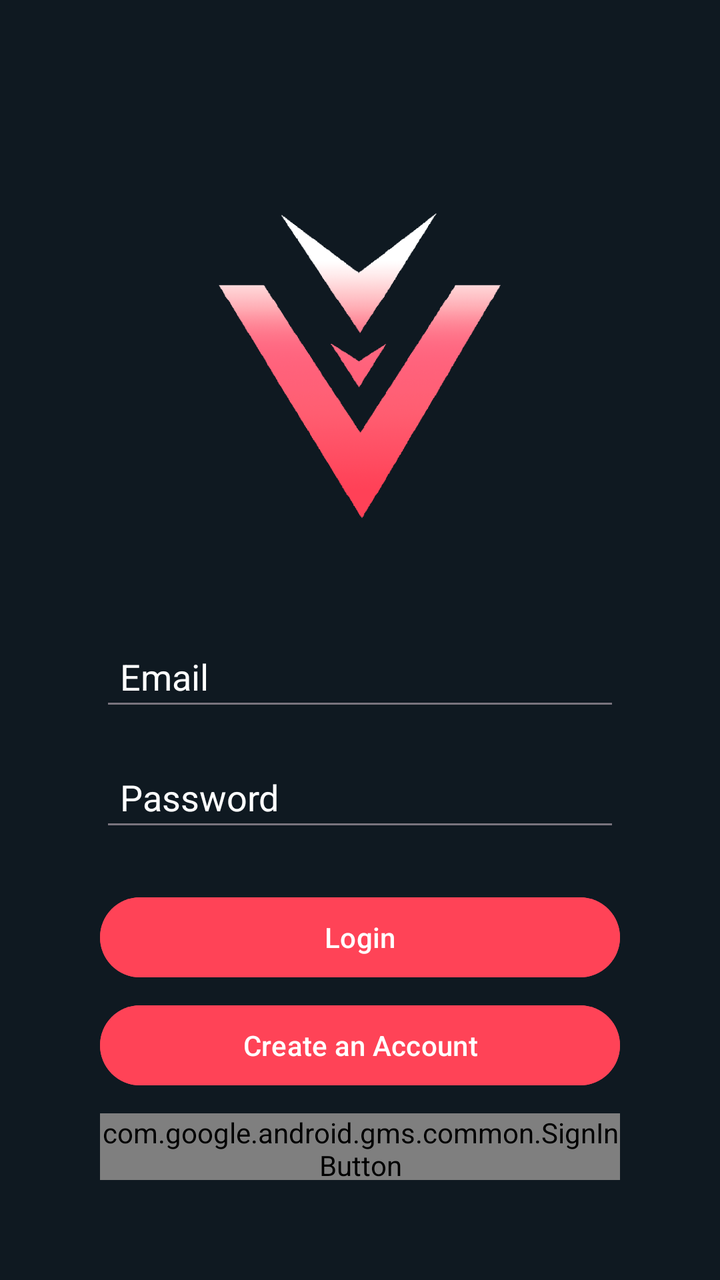
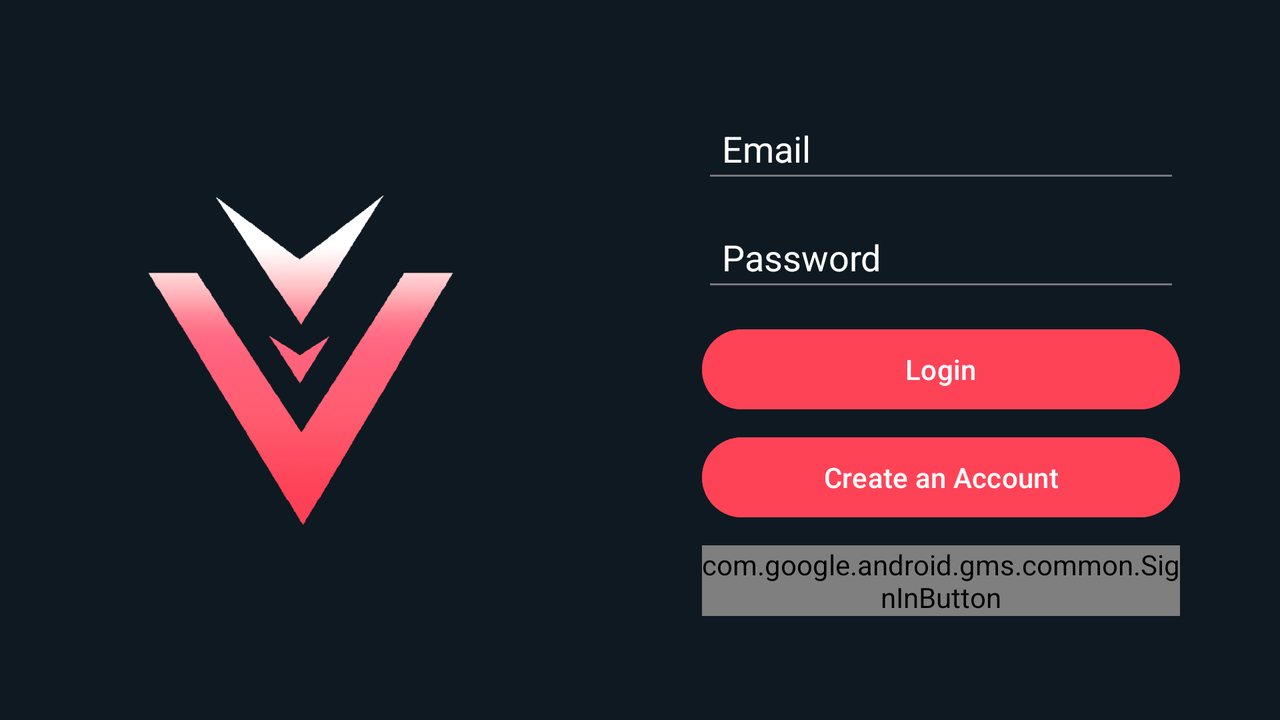

An Android layout and its configuration variant, each rendered on a device that would load it. The default file and the variant file are quoted in full after the pictures.
<!-- AndroidManifest.xml: application theme Theme.Valorant_Companion -->
<!-- res/layout/activity_login.xml -->
<?xml version="1.0" encoding="utf-8"?>
<RelativeLayout xmlns:android="http://schemas.android.com/apk/res/android"
    xmlns:app="http://schemas.android.com/apk/res-auto"
    xmlns:tools="http://schemas.android.com/tools"
    android:layout_width="match_parent"
    android:layout_height="match_parent"
    android:background="?attr/colorOnBackground"
    tools:context=".LoginActivity">


    
    <androidx.fragment.app.FragmentContainerView
        android:id="@+id/fragment_container_view"
        android:layout_width="match_parent"
        android:layout_height="match_parent"
        android:elevation="10dp"
        android:visibility="gone"
        tools:layout="@layout/fragment_register" />

    
    <LinearLayout
        android:id="@+id/main_login_layout"
        android:layout_width="match_parent"
        android:layout_height="match_parent"
        android:gravity="center"
        android:orientation="vertical"
        android:padding="50dp">

        
        <ImageView
            android:id="@+id/ic_logo_splash"
            android:layout_width="wrap_content"
            android:layout_height="266dp"
            android:contentDescription="@string/App_name"
            android:scaleType="centerInside"
            app:srcCompat="@drawable/ic_logo" />

        
        <EditText
            android:id="@+id/input_email"
            android:layout_width="match_parent"
            android:layout_height="wrap_content"
            android:layout_marginBottom="16dp"
            android:backgroundTint="?attr/colorOutline"
            android:hint="@string/MailDefaultText"
            android:inputType="textEmailAddress"
            android:padding="10dp"
            android:textColor="?attr/colorOnSurface"
            android:textColorHint="?attr/colorOnSurface" />

        
        <EditText
            android:id="@+id/input_password"
            android:layout_width="match_parent"
            android:layout_height="wrap_content"
            android:layout_marginBottom="24dp"
            android:backgroundTint="?attr/colorOutline"
            android:hint="@string/passwordDefaultText"
            android:inputType="textPassword"
            android:padding="10dp"
            android:textColor="?attr/colorOnSurface"
            android:textColorHint="?attr/colorOnSurface" />

        
        <Button
            android:id="@+id/btn_login"
            android:layout_width="match_parent"
            android:layout_height="wrap_content"
            android:layout_marginBottom="6dp"
            android:backgroundTint="?attr/colorSecondary"
            android:text="@string/loginTextButton" />

        
        <Button
            android:id="@+id/btn_register"
            android:layout_width="match_parent"
            android:layout_height="wrap_content"
            android:layout_marginBottom="10dp"
            android:backgroundTint="?attr/colorSecondary"
            android:text="@string/createAccountText" />

        
        <com.google.android.gms.common.SignInButton
            android:id="@+id/btn_login_google"
            android:layout_width="wrap_content"
            android:layout_height="wrap_content"
            android:layout_gravity="center" />

    </LinearLayout>

</RelativeLayout>
<!-- resources referenced by this layout -->
<resources>
  <!-- drawable ic_logo: png bitmap (drawable, 64490 bytes) -->
  <string name="App_name" translatable="false">Valorant_Companion</string>
  <string name="MailDefaultText" translatable="false">Email</string>
  <string name="createAccountText">Create an Account</string>
  <string name="loginTextButton">Login</string>
  <string name="passwordDefaultText">Password</string>
  <style name="Theme.Valorant_Companion" parent="Base.Theme.Valorant_Companion" />
  <style name="Base.Theme.Valorant_Companion" parent="Theme.Material3.DayNight.NoActionBar">
          
          <item name="colorPrimary">@color/bluePers</item>
          <item name="colorOnPrimary">@color/white</item>
          <item name="colorPrimaryContainer">@color/lightBluePers</item>
          <item name="colorOnPrimaryContainer">@color/white</item>
  
          
          <item name="colorSecondary">@color/darkRedPers</item>
          <item name="colorOnSecondary">@color/white</item>
  
          <item name="colorSecondaryContainer">@color/redPers</item>
          <item name="colorOnSecondaryContainer">@color/darkBluePers</item>
  
          
          <item name="colorTertiary">@color/lightBluePers</item>
          <item name="colorOnTertiary">@color/white</item>
  
          
          <item name="colorOnBackground">@color/darkBluePers</item>
  
          <item name="colorSurface">@color/darkBluePers</item>
          <item name="colorOnSurface">@color/white</item>
  
          
          <item name="colorError">@color/darkRedPers</item>
          <item name="colorOnError">@color/white</item>
  
          
          <item name="android:statusBarColor">@color/darkBluePers</item>
          <item name="android:navigationBarColor">@color/darkBluePers</item>
          <item name="android:windowLightStatusBar">false</item>
      </style>
  <color name="bluePers">#233C4C</color>
  <color name="white">#FFFFFFFF</color>
  <color name="lightBluePers">#3C677F</color>
  <color name="darkRedPers">#FF4357</color>
  <color name="redPers">#FF7186</color>
  <color name="darkBluePers">#0F1921</color>
</resources>
<!-- res/layout-land/activity_login.xml (the repository's variant of the layout above) -->
<!-- drawn on the phone turned sideways -->
<?xml version="1.0" encoding="utf-8"?>
<RelativeLayout xmlns:android="http://schemas.android.com/apk/res/android"
    xmlns:app="http://schemas.android.com/apk/res-auto"
    xmlns:tools="http://schemas.android.com/tools"
    android:layout_width="match_parent"
    android:layout_height="match_parent"
    android:background="?attr/colorOnBackground"
    tools:context=".LoginActivity">


    
    <androidx.fragment.app.FragmentContainerView
        android:id="@+id/fragment_container_view"
        android:layout_width="match_parent"
        android:layout_height="match_parent"
        android:elevation="10dp"
        android:visibility="gone"
        tools:layout="@layout/fragment_register" />

    
    <LinearLayout
        android:layout_width="match_parent"
        android:layout_height="match_parent"
        android:orientation="horizontal">

        <ImageView
            android:id="@+id/ic_logo_splash"
            android:layout_width="301dp"
            android:layout_height="match_parent"
            android:contentDescription="@string/App_name"
            android:padding="10dp"
            android:scaleType="centerInside"
            app:srcCompat="@drawable/ic_logo" />

        <LinearLayout
            android:id="@+id/main_login_layout"
            android:layout_width="match_parent"
            android:layout_height="match_parent"
            android:gravity="center"
            android:orientation="vertical"
            android:padding="50dp">

            

            
            <EditText
                android:id="@+id/input_email"
                android:layout_width="match_parent"
                android:layout_height="wrap_content"
                android:layout_marginBottom="10dp"
                android:backgroundTint="?attr/colorOutline"
                android:hint="@string/MailDefaultText"
                android:inputType="textEmailAddress"
                android:padding="10dp"
                android:textColor="?attr/colorOnSurface"
                android:textColorHint="?attr/colorOnSurface" />

            
            <EditText
                android:id="@+id/input_password"
                android:layout_width="match_parent"
                android:layout_height="wrap_content"
                android:layout_marginBottom="10dp"
                android:backgroundTint="?attr/colorOutline"
                android:hint="@string/passwordDefaultText"
                android:inputType="textPassword"
                android:padding="10dp"
                android:textColor="?attr/colorOnSurface"
                android:textColorHint="?attr/colorOnSurface" />

            
            <Button
                android:id="@+id/btn_login"
                android:layout_width="match_parent"
                android:layout_height="wrap_content"
                android:layout_marginBottom="6dp"
                android:backgroundTint="?attr/colorSecondary"
                android:text="@string/loginTextButton" />

            
            <Button
                android:id="@+id/btn_register"
                android:layout_width="match_parent"
                android:layout_height="wrap_content"
                android:layout_marginBottom="10dp"
                android:backgroundTint="?attr/colorSecondary"
                android:text="@string/createAccountText" />

            
            <com.google.android.gms.common.SignInButton
                android:id="@+id/btn_login_google"
                android:layout_width="wrap_content"
                android:layout_height="wrap_content"
                android:layout_gravity="center" />

        </LinearLayout>
    </LinearLayout>

</RelativeLayout>
